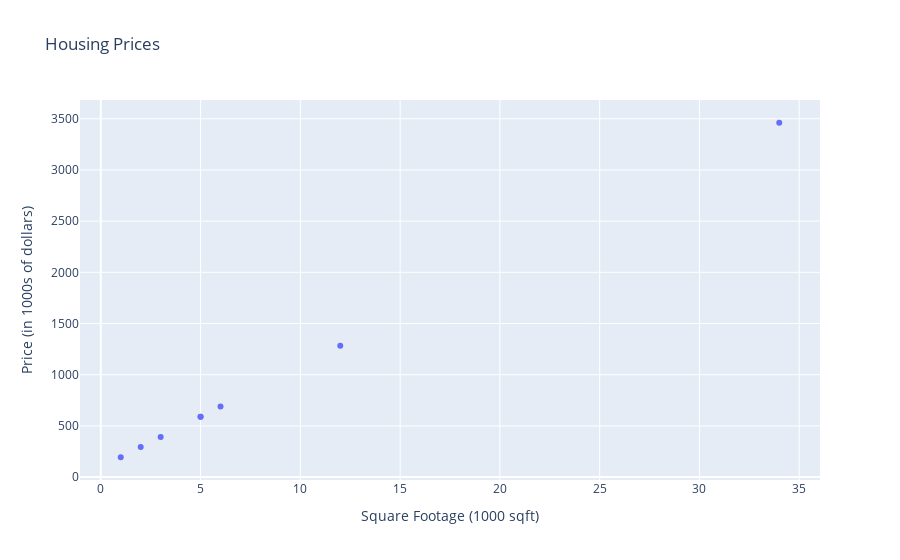

This figure's notebook cell:
### Code cell
second_plot = plot_data(
    new_yardage, 
    new_prices,
    title="Housing Prices",
    x_label="Square Footage (1000 sqft)",
    y_label="Price (in 1000s of dollars)",
    name="Real Price Values",
    mode="markers",
)
second_plot.show()

### Figure 1 — Plotly figure (JSON) as saved in the notebook; plotly's stock layout.template omitted (floating-point values rounded to 4 significant figures)
{"data": [{"mode": "markers", "name": "Real Price Values", "type": "scatter", "x": [1, 2, 3, 5, 5, 6, 12, 34], "y": [194, 293, 392, 590, 590, 689, 1283, 3461]}], "layout": {"title": {"text": "Housing Prices"}, "xaxis": {"title": {"text": "Square Footage (1000 sqft)"}}, "yaxis": {"title": {"text": "Price (in 1000s of dollars)"}}}}
